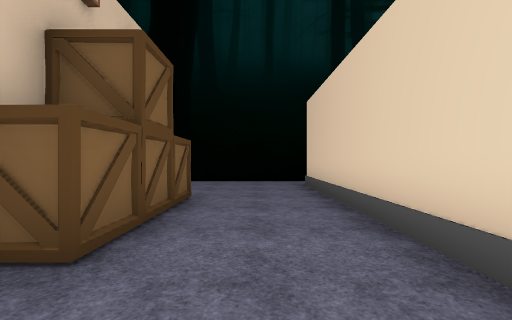
View 1 (above)

12 first-person views from a walk through a 3-D level made in the Unity game engine. The camera is 1.5 m above the floor, looks level and sees 90° across. The floor is counted in squares, 2 m on a side. Each view is taken from the middle of a square. On the plan, view 1 faces up. The plan holds only what a view shows up to about 9 squares ahead; the rest is blank. The place goes on beyond the plan. The player character is not drawn. Some surface patterns are stand-ins.

View 2
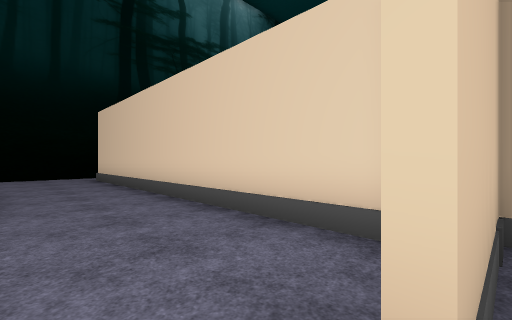

View 3
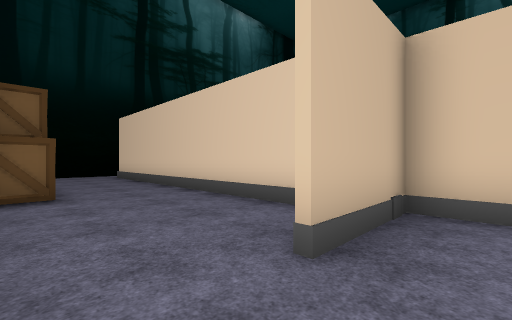

View 4
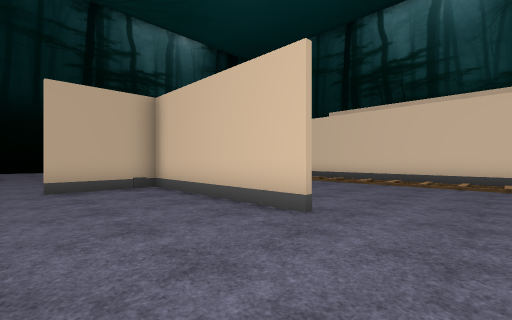

View 5
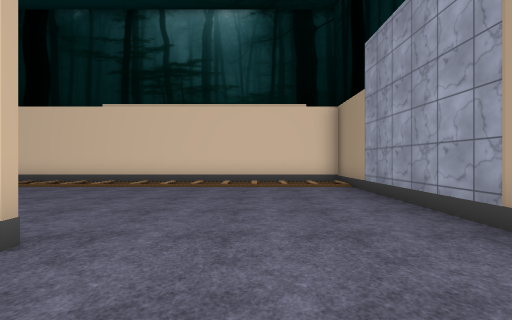

View 6
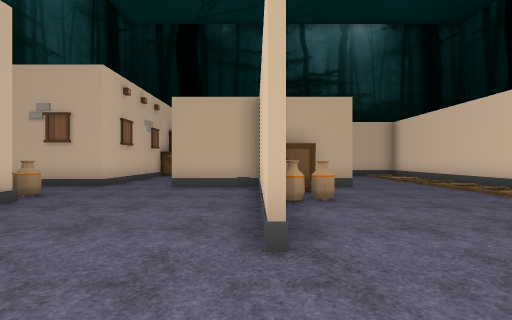

View 7
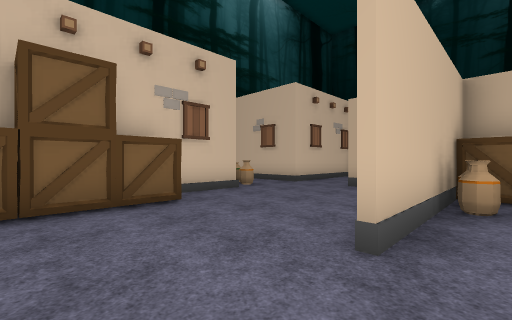

View 8
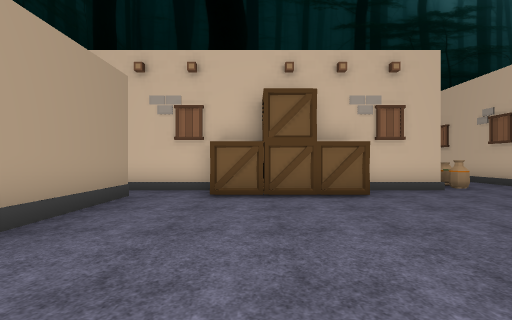

View 9
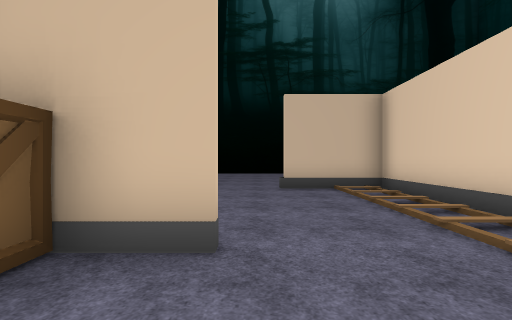

View 10
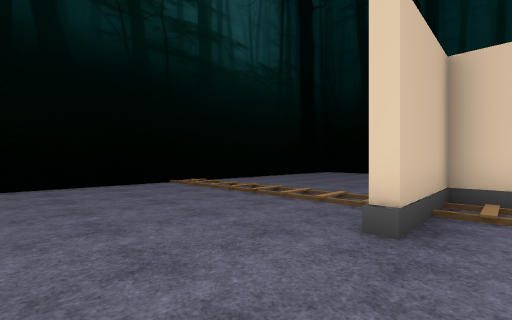

View 11
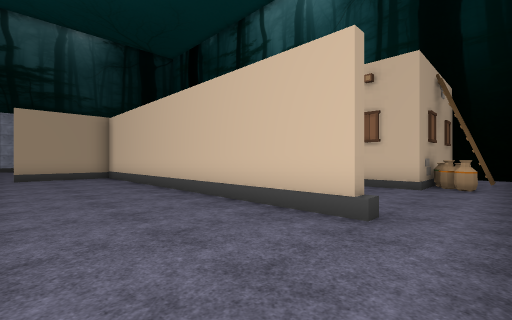

View 12
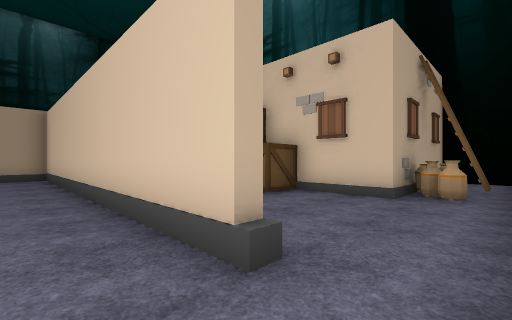

### Floor plan
Key: @ floor where view 1 was taken; # wall or solid block; . floor; / step, stairs or slope; B box; O other object.
Columns run from 8 left of view 1 to 11 right of it. Each row starts with its distance up from view 1.
  9  ............../
  8 #....O.........//
  7 ######....O....//.
  6      #....O....//..
  5      #O...O....//...
  4       O...O....//...
  3       O...O....//.
  2       O...O...####
  1       ....O....//#
  0       ..@.O....//#
 -1       ....O....//#
 -2       ....O....//#
 -3     ....#####..//#
 -4     O.....#B...//#
 -5     OO....#O...//#
 -6      #....#....//#
 -7      #....#....//#
 -8       B........//#
 -9       B........//#
-10       B........//#
-11      #B........//#
-12      #.........//#
-13      #.###########

Where each view was taken, in squares from view 1:
view 1: 0 up, 0 right, facing up
view 2: 3 down, 1 left, facing up-right
view 3: 4 down, 2 left, facing up-right
view 4: 10 down, 1 left, facing up-right
view 5: 10 down, 0 right, facing right
view 6: 10 down, 2 right, facing up
view 7: 10 down, 3 right, facing up-left
view 8: 10 down, 4 right, facing left
view 9: 5 down, 5 right, facing up
view 10: 1 up, 3 right, facing up-right
view 11: 9 up, 5 right, facing down-left
view 12: 9 up, 3 right, facing down-left
